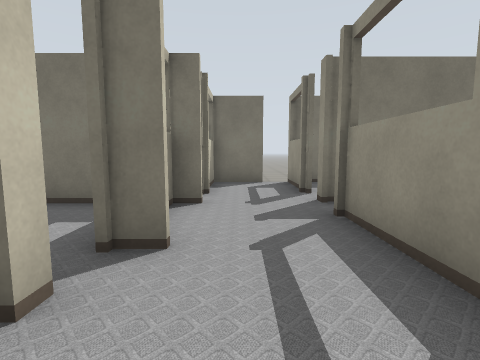
view 1 (above)

24 first-person views from a walk through a Gazebo world. The camera is 1 m above the floor, tilts 6° down and sees 85° across. The lines on the ground mark 1 m squares. The floor is counted in squares, 1 m on a side. Each view is taken from the middle of a square. On the plan, view 1 faces up. The plan holds only what a view shows up to about 11 squares ahead; the rest is blank. The place goes on beyond the plan. The robots in the file are not drawn. Simple patterns stand in for the simulator's built-in surfaces.

view 2
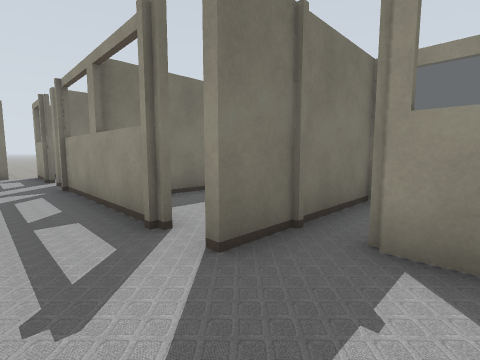

view 3
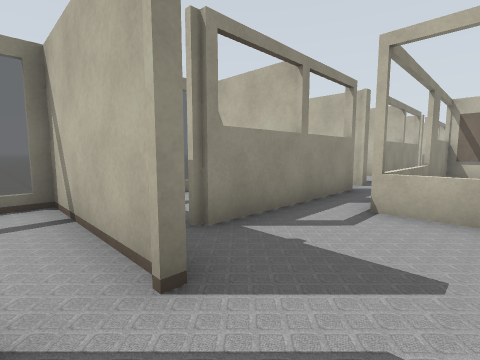

view 4
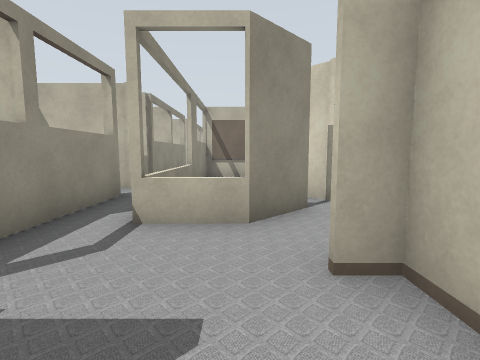

view 5
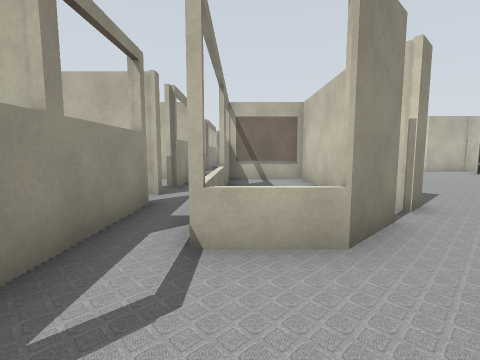

view 6
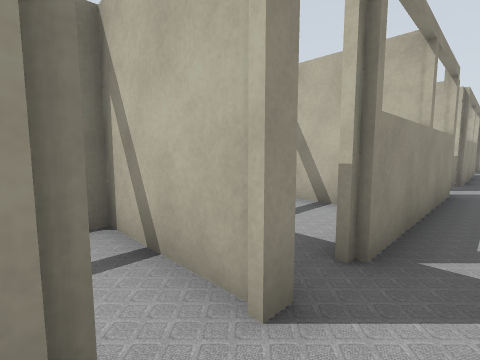

view 7
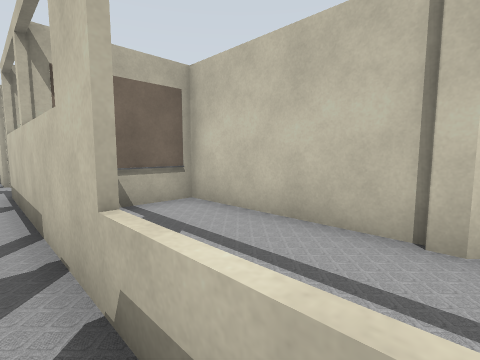

view 8
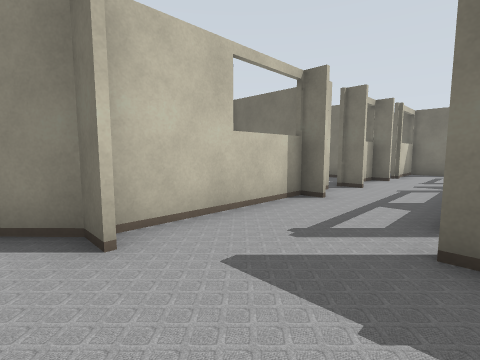

view 9
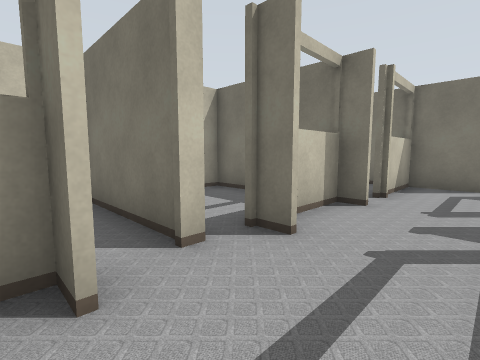

view 10
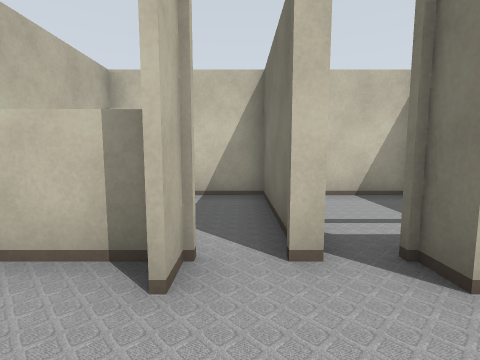

view 11
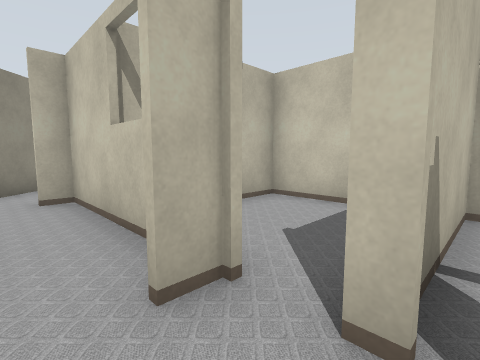

view 12
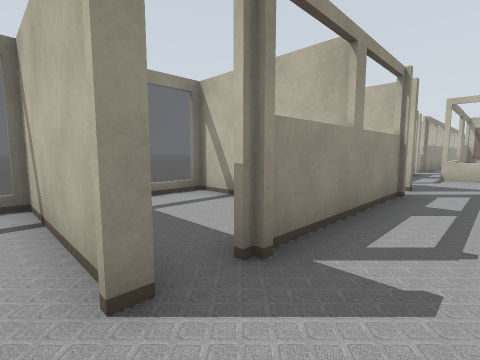

view 13
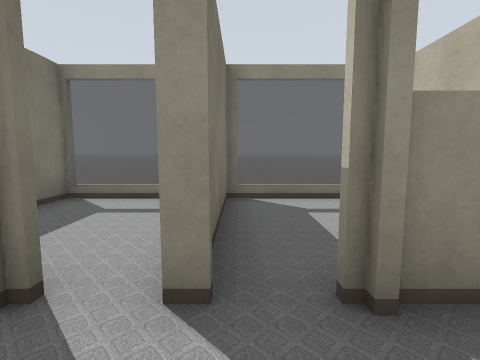

view 14
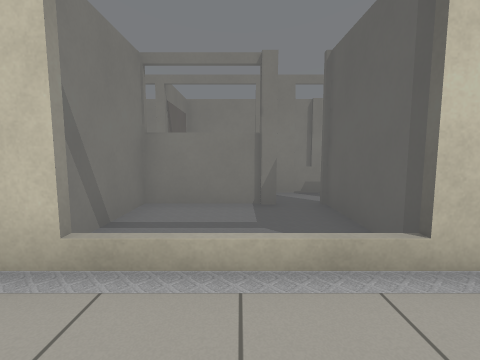

view 15
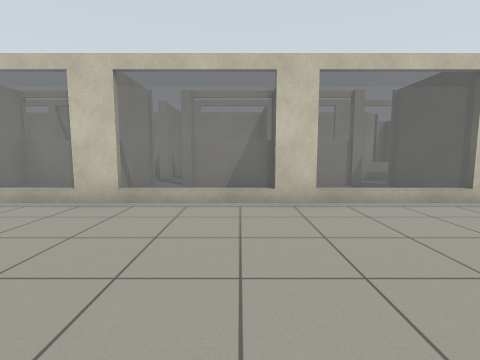

view 16
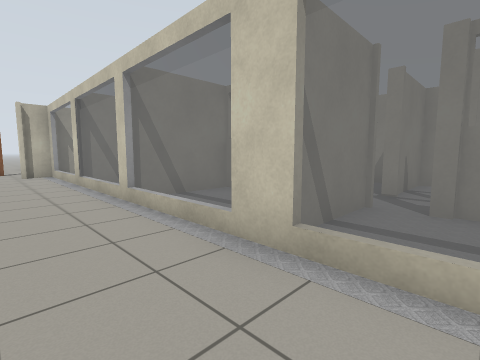

view 17
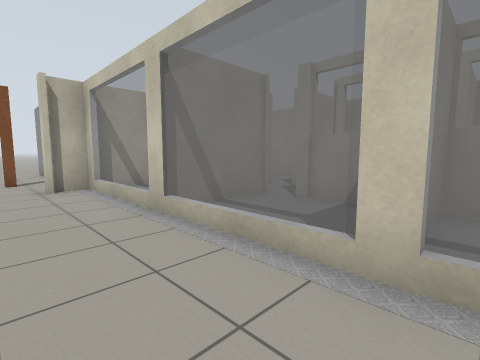

view 18
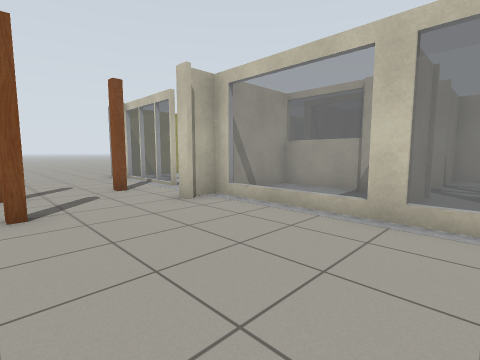

view 19
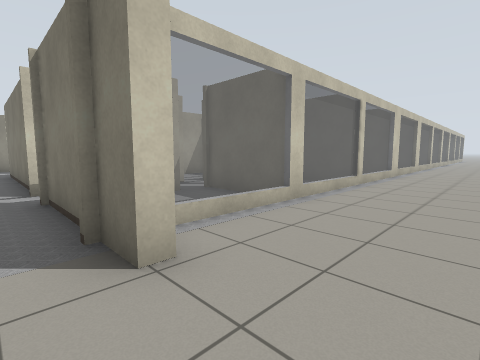

view 20
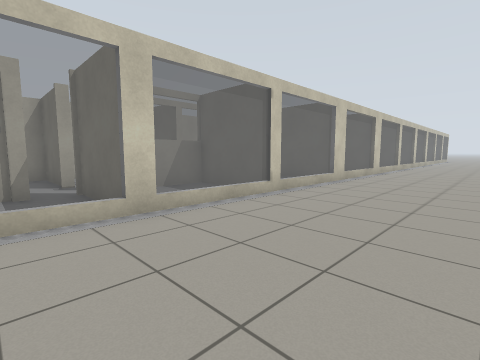

view 21
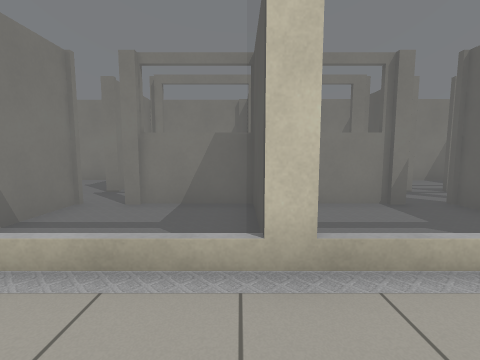

view 22
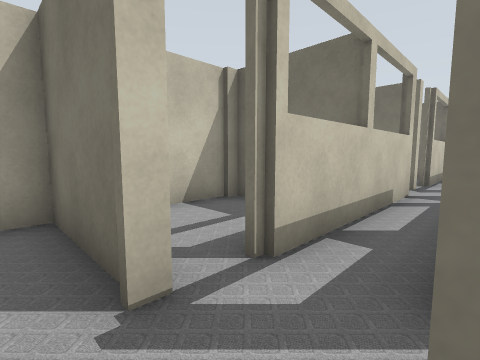

view 23
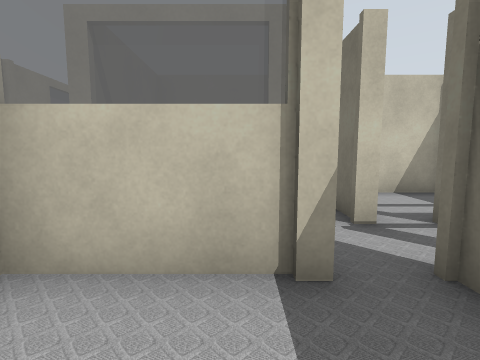

view 24
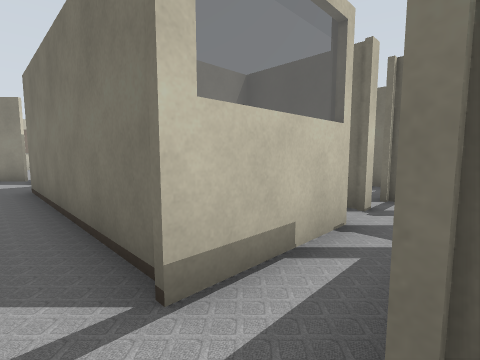

### Floor plan
Key: @ floor where view 1 was taken; # wall or solid block; x gap in a wall; . floor; = window, fence, low wall or low ledge; T thing the floor can be seen under or through.
Columns run from 9 left of view 1 to 11 right of it. Each row starts with its distance up from view 1.
  9         ########  ..
  8         #..#...=  ..
  7         #..#...=
  6         #......=  ..
  5     #   #..##TT=  ...
  4     #   #..x.. =  ...
  3        ##..#..#=  ...
  2     ####...####=  ...
  1     #......#..    ...
  0     #...#@.#.     .
 -1     #...#..x.. = ...
 -2     #####..##### ...
 -3         #...x.
 -4        ##...#.
 -5        #....#
 -6        ###=.###
 -7        ###=.#
 -8         #.=.x.
 -9         #.=.####
-10         #.#....=.
-11         #.#.#..=..
-12         ###.#..=...
-13          ##.####....
-14           #.#  =.....
-15           #.#  =....
-16           #.T  =....
-17         ###.TTTT....
-18         # x.x. =....
-19           #.#. =....
-20           #.#.#=....
-21         ###.###=....
-22         #.#.#.#=....
-23        ##.x.x. =....
-24        ####.####....
-25        #...... =....
-26        #..#.#..=....
-27        #  #.=..=....
-28 #...#######.####...#
-29   ..................

Positions as (right, up) in squares from view 1, and headings:
1: (0, 0), facing up
2: (0, -4), facing up-right
3: (0, -1), facing down-right
4: (0, -2), facing down
5: (1, -3), facing down
6: (2, -8), facing down-right
7: (2, -8), facing down-left
8: (2, -5), facing up-left
9: (1, 0), facing up-left
10: (1, 1), facing left
11: (0, 2), facing down-left
12: (0, 6), facing down-right
13: (0, 5), facing right
14: (8, -11), facing left
15: (11, -14), facing left
16: (8, -15), facing down-left
17: (8, -20), facing down-left
18: (10, -23), facing down-left
19: (9, -29), facing up-left
20: (10, -26), facing up-left
21: (8, -21), facing left
22: (3, -25), facing up-left
23: (5, -26), facing left
24: (3, -29), facing up-left
